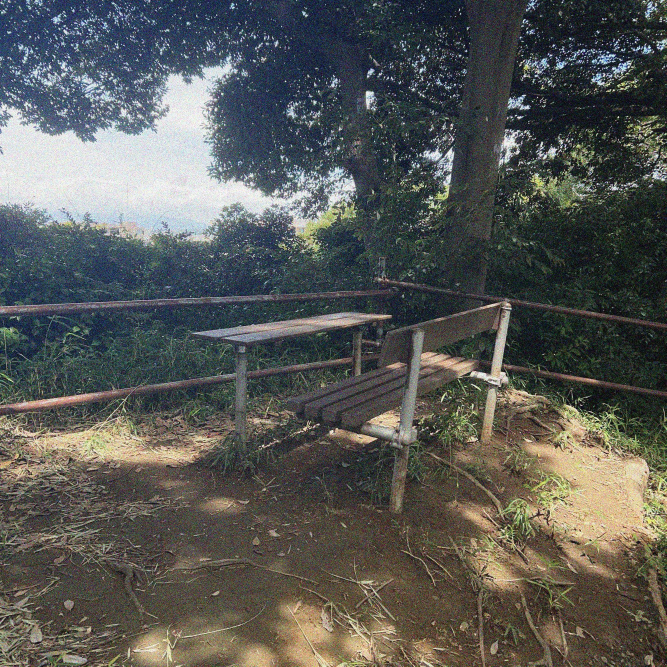
#> input picture edit/cropped_image_0001.jpg, 2000 x 2000 px, given in place of sample.jpg, which was not available (shown at 1/3 size)
$ python 2_Misalignment_scaled_rotate.py
#> lines starting #> are read from the running program, lines starting #| are printed output that depends on the picture; pictures that were not available may be replaced by others from this repository, and a replacement may not be noted
from PIL import Image

def read(data_path, input_name):
#> called with data_path = './data/', input_name = 'sample.jpg'
    image = Image.open(data_path + input_name)
#> image is the input picture: PIL image 2000x2000 RGB; mean R, G, B 87.8, 89.2, 85.6

    return image


def crop_1(x, y , new_width, new_height, input_image):
    box_1 = (x, y, x + new_width, y + new_height) #左，上，右，下
    cropped_image_1 = input_image.crop(box_1) #クロップ

    return cropped_image_1

def crop_2(image, original_width, original_height, new_width, new_height, scale_factor, rotation_angle, x, y, x_shift, y_shift):

    new_center_x , new_center_y = x + x_shift + new_width /2, y + y_shift + new_height / 2

    rotated_image = image.rotate(rotation_angle, center=(new_center_x, new_center_y)) #回転

    new_size = (int(original_width * scale_factor), int(original_height * scale_factor))
    scaled_image = rotated_image.resize(new_size) #拡縮

    box_2 = ((new_center_x * scale_factor - new_width / 2),
             (new_center_y * scale_factor - new_height / 2),
             (new_center_x * scale_factor + new_width / 2),
             (new_center_y * scale_factor + new_height / 2)
            )
    cropped_image_2 = scaled_image.crop(box_2)


    return cropped_image_2

def save(cropped_image, data_path, output_name):
    cropped_image.save(data_path + output_name)

data_path = "./data/"
op_data_path = "./edit/"
input_name = "sample.jpg"
output_name_1 = "cropped_image_1.jpg"
output_name_2 = "cropped_image_2.jpg"
output_name_3 = "cropped_image_3.jpg"

image = read(data_path, input_name)

original_width, original_height = image.size # 元画像のサイズ
#> original_width = 2000; original_height = 2000

new_width, new_height = original_width, original_height  # 新しい画像の幅と高さ
#> new_width = 2000; new_height = 2000

x, y = 0, 0  # 画像の左上の座標

cropped_image_1 = crop_1(x, y, new_width , new_height, image)

save(cropped_image_1, op_data_path, output_name_1)

for i in range(2, 11) :
    x_shift, y_shift = 0, 0
    scale_factor = 1 + i / 7  # 拡大・縮小倍率
    rotation_angle = 3 * i  # 回転角度

    cropped_image_2 = crop_2(image, original_width, original_height, new_width, new_height, scale_factor, rotation_angle, x, y, x_shift, y_shift)

    save(cropped_image_2, op_data_path, f"cropped_image_{i}.jpg")
#> this loop made 9 passes
#> pass 1, in crop_2, `rotated_image = image.rotate(rotation_angle, center=(new_center_x, new..`:
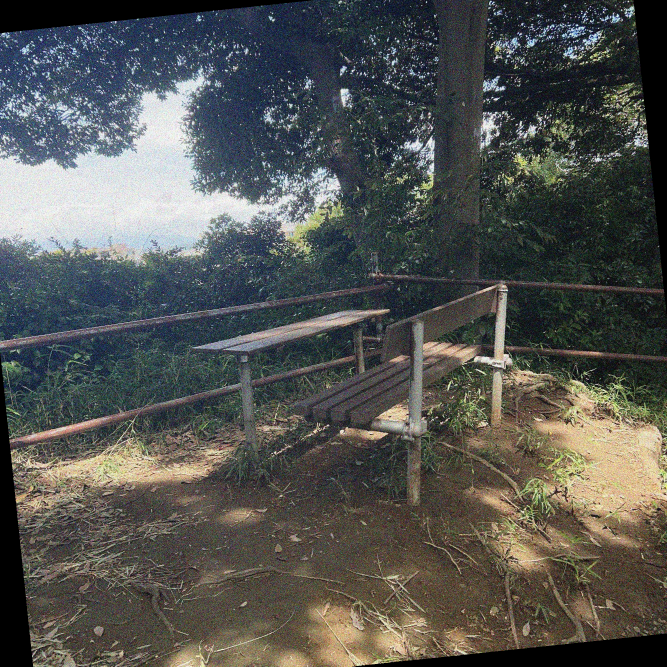
#> rotated_image: PIL image 2000x2000 RGB (shown at 1/3 size); mean R, G, B 83.5, 84.8, 81.4
#> pass 1, in crop_2, `cropped_image_2 = scaled_image.crop(box_2)`:
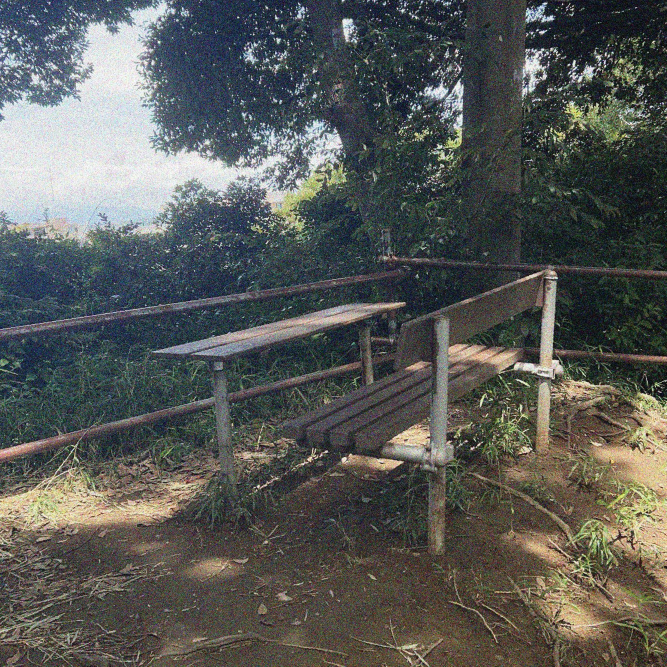
#> cropped_image_2: PIL image 2000x2000 RGB (shown at 1/3 size); mean R, G, B 88, 90, 86.7
#> pass 2, in crop_2 (call 2), `rotated_image = image.rotate(rotation_angle, center=(new_center_x, new..`:
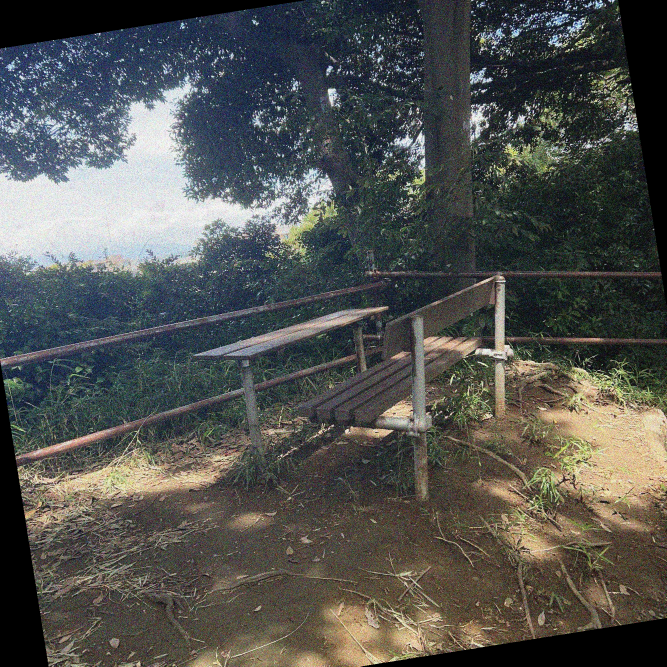
#> rotated_image: PIL image 2000x2000 RGB (shown at 1/3 size); mean R, G, B 81.6, 82.9, 79.6
#> after the loop:
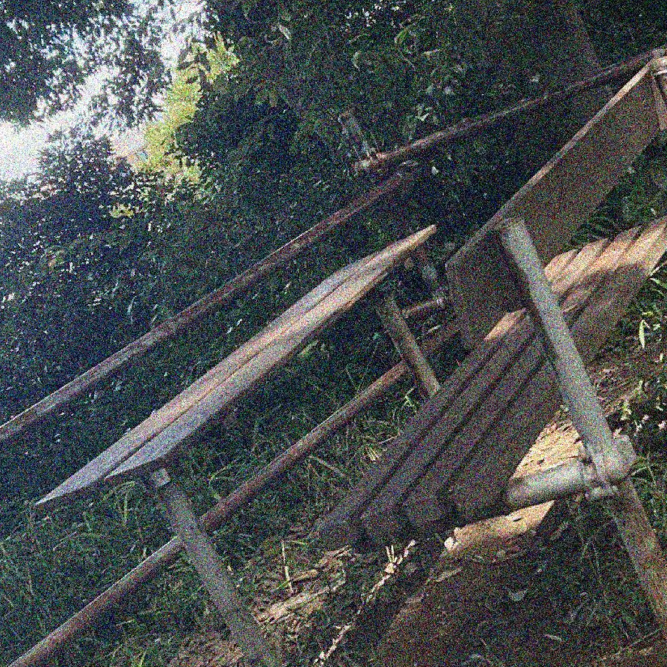
#> cropped_image_2: PIL image 2000x2000 RGB (shown at 1/3 size); mean R, G, B 74.7, 79.5, 79.6


print("画像の一部を切り抜いて cropped_image.jpg として保存しました。")

$ run again, on edit/cropped_image_0002.jpg
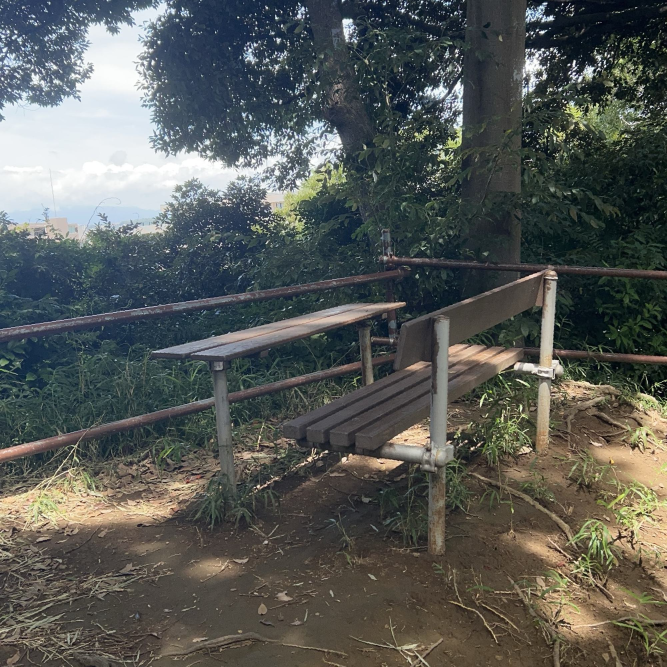
#> input picture edit/cropped_image_0002.jpg, 2000 x 2000 px, given in place of sample.jpg, which was not available (shown at 1/3 size)
#> in read, image is the input picture: PIL image 2000x2000 RGB; mean R, G, B 86.8, 89.7, 86.4
#> the loop `for i in range(2, 11) :` made 9 passes
#> pass 1, in crop_2, `rotated_image = image.rotate(rotation_angle, center=(new_center_x, new..`:
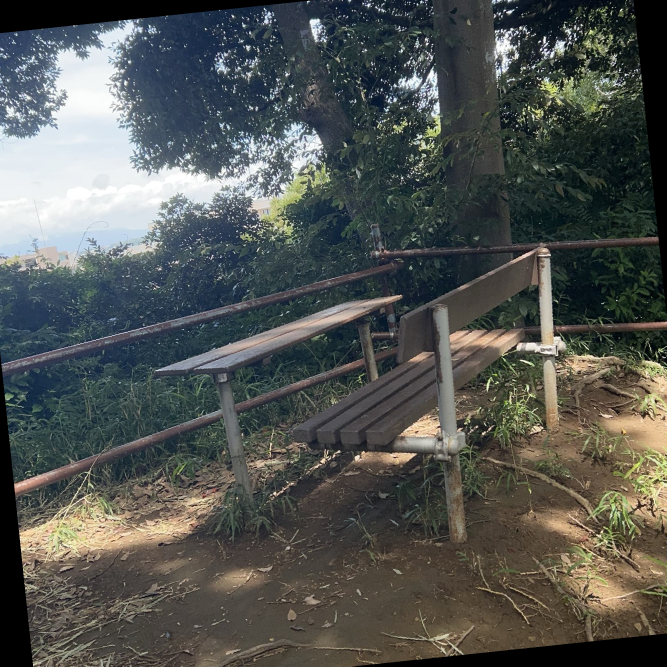
#> rotated_image: PIL image 2000x2000 RGB (shown at 1/3 size); mean R, G, B 82, 84.9, 81.8
#> after the loop `for i in range(2, 11) :`:
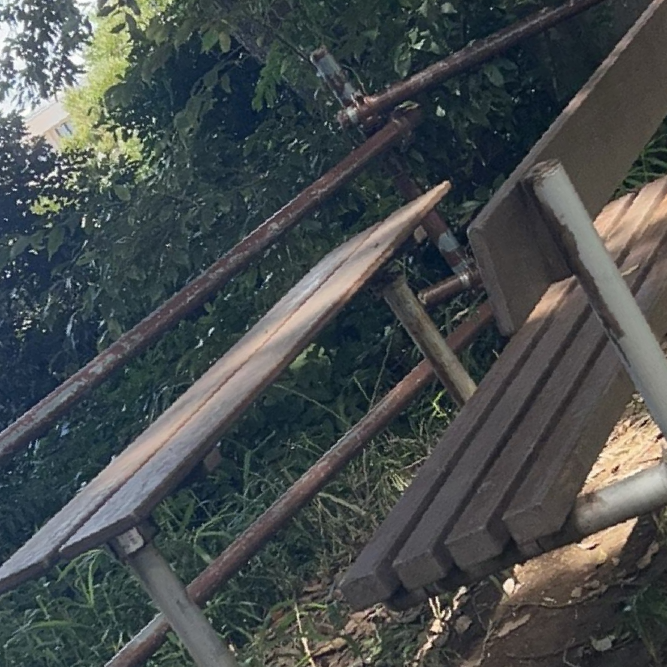
#> cropped_image_2: PIL image 2000x2000 RGB (shown at 1/3 size); mean R, G, B 71.8, 77.3, 77.8

$ run again, on edit/cropped_image_0003.jpg
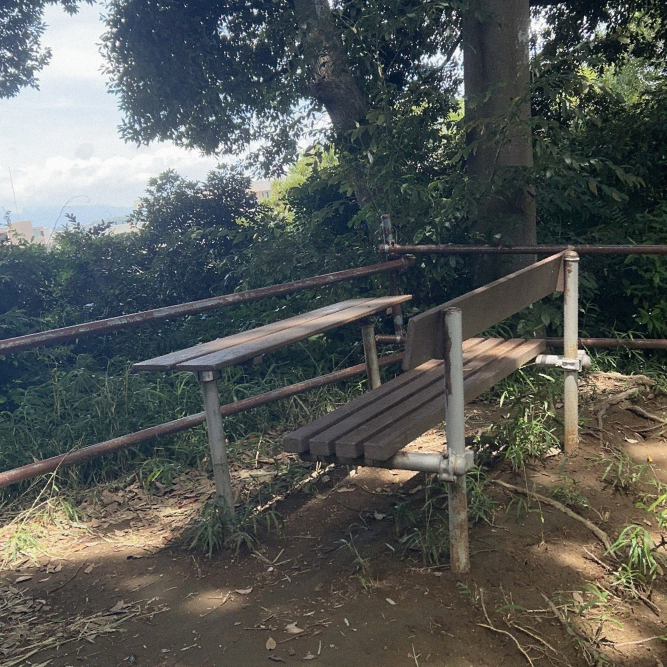
#> input picture edit/cropped_image_0003.jpg, 2000 x 2000 px, given in place of sample.jpg, which was not available (shown at 1/3 size)
#> in read, image is the input picture: PIL image 2000x2000 RGB; mean R, G, B 85.8, 89, 85.8
#> the loop `for i in range(2, 11) :` made 9 passes
#> pass 1, in crop_2, `rotated_image = image.rotate(rotation_angle, center=(new_center_x, new..`:
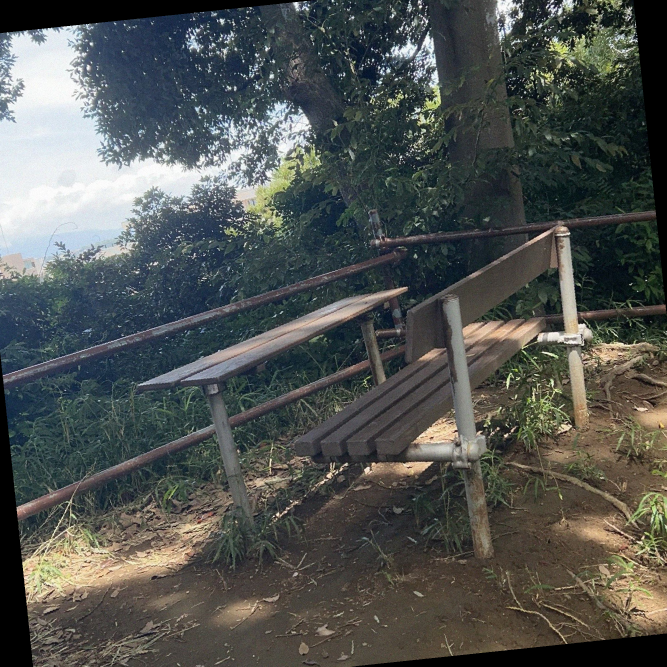
#> rotated_image: PIL image 2000x2000 RGB (shown at 1/3 size); mean R, G, B 80.8, 84, 81.2
#> after the loop `for i in range(2, 11) :`:
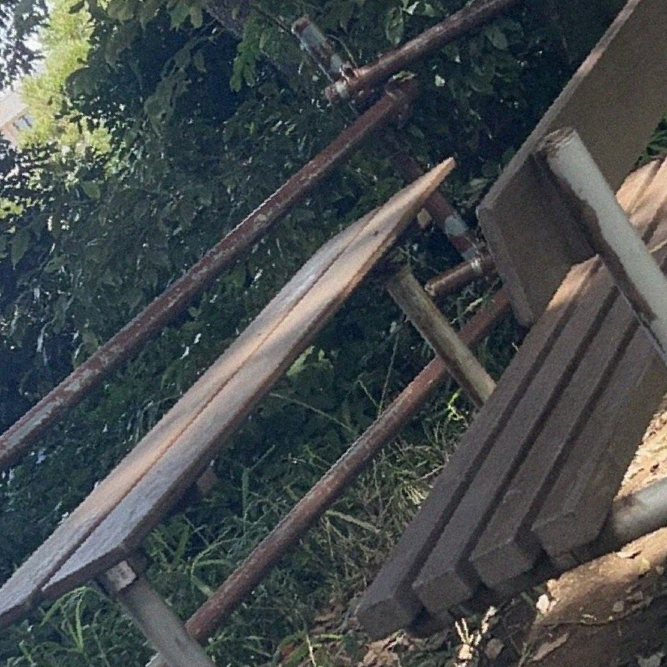
#> cropped_image_2: PIL image 2000x2000 RGB (shown at 1/3 size); mean R, G, B 69.6, 75, 75.8
